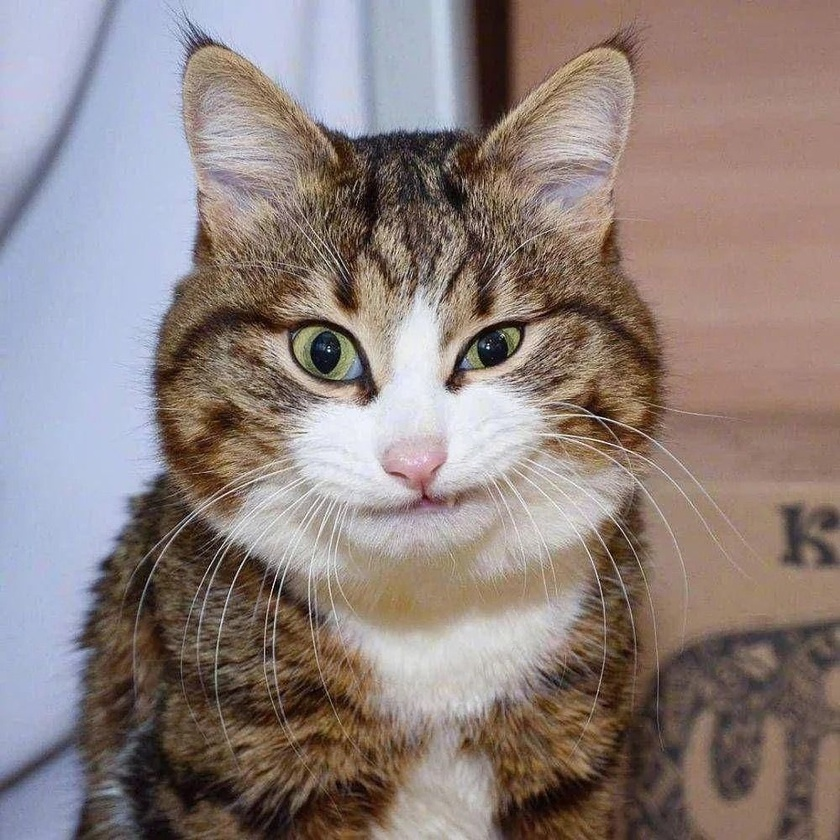
#> input picture kucing.jpg, 840 x 840 px, shrunk from 1000 x 1000 before the run
$ python latihan1.py
#> lines starting #> are read from the running program, lines starting #| are printed output that depends on the picture
import cv2
import numpy as np

#read gambar
img = cv2.imread('kucing.jpg')
#> img is the input picture: shape (840, 840, 3); mean B, G, R 125.4, 128.5, 142
#operasi invers
im2 = 255 - img
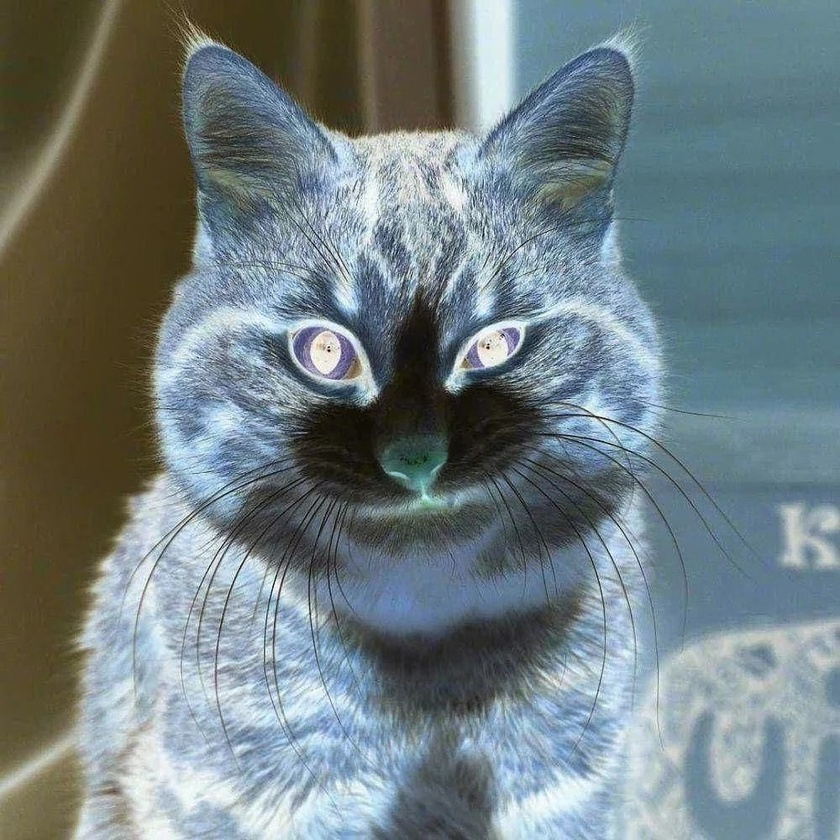
#> im2: shape (840, 840, 3); mean B, G, R 129.6, 126.5, 113
#menampilkan gambar
cv2.imshow('kucing.jpg', im2)
cv2.waitKey(0)
cv2.destroyAllWindows()
